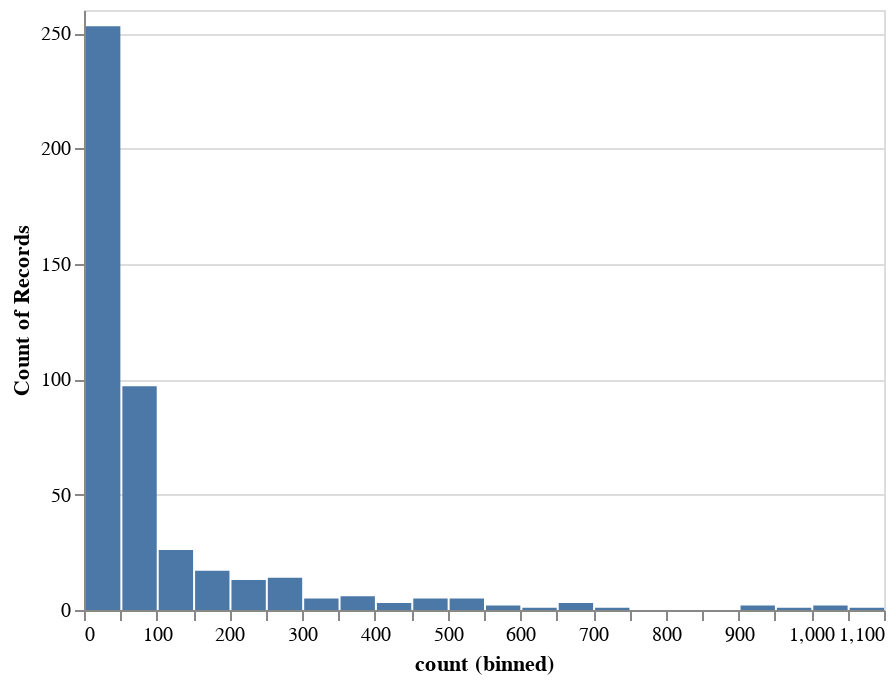

This figure's notebook cell:
### Code cell
hist = alt.Chart(shorter_df).mark_bar().encode(x = alt.X('count',
                                            bin = alt.BinParams(maxbins = 30)),
                                            y = 'count()')
hist

### Figure 1 — Vega-Lite specification as saved in the notebook (floating-point values rounded to 4 significant figures; data arrays with more than 128 entries replaced by an {"elided": "..."} marker saying what was removed)
{"config": {"view": {"continuousWidth": 400, "continuousHeight": 300}}, "data": {"name": "data-163167a0f45a201e905e84abf2236c4d"}, "mark": "bar", "encoding": {"x": {"type": "quantitative", "bin": {"maxbins": 30}, "field": "count"}, "y": {"type": "quantitative", "aggregate": "count"}}, "$schema": "https://vega.github.io/schema/vega-lite/v4.8.1.json", "datasets": {"data-163167a0f45a201e905e84abf2236c4d": {"elided": "457 records"}}}
